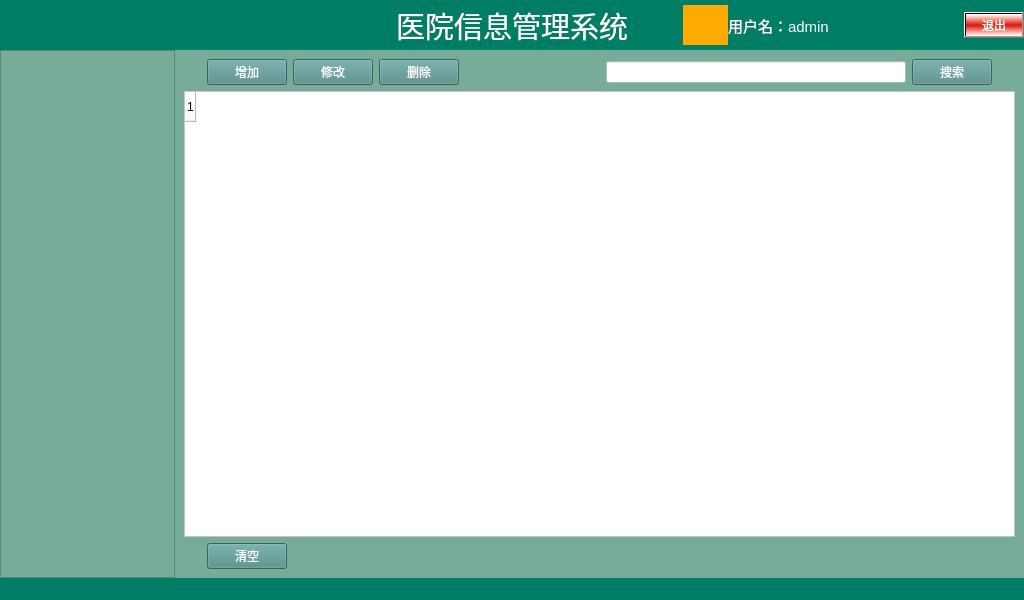
<?xml version="1.0" encoding="UTF-8"?>
<ui version="4.0">
 <class>MainWindow</class>
 <widget class="QMainWindow" name="MainWindow">
  <property name="geometry">
   <rect>
    <x>0</x>
    <y>0</y>
    <width>1024</width>
    <height>600</height>
   </rect>
  </property>
  <property name="windowTitle">
   <string>医院信息管理系统</string>
  </property>
  <property name="toolTip">
   <string>医院信息管理系统</string>
  </property>
  <property name="styleSheet">
   <string notr="true">background-color: rgb(0, 125, 101);</string>
  </property>
  <widget class="QWidget" name="centralwidget">
   <property name="styleSheet">
    <string notr="true">background-color: rgb(0, 125, 101);</string>
   </property>
   <layout class="QGridLayout" name="gridLayout_3">
    <property name="leftMargin">
     <number>0</number>
    </property>
    <property name="topMargin">
     <number>0</number>
    </property>
    <property name="rightMargin">
     <number>0</number>
    </property>
    <property name="bottomMargin">
     <number>0</number>
    </property>
    <property name="spacing">
     <number>0</number>
    </property>
    <item row="1" column="0">
     <widget class="QTreeWidget" name="treeWidget">
      <property name="sizePolicy">
       <sizepolicy hsizetype="Expanding" vsizetype="Expanding">
        <horstretch>2</horstretch>
        <verstretch>0</verstretch>
       </sizepolicy>
      </property>
      <property name="minimumSize">
       <size>
        <width>175</width>
        <height>0</height>
       </size>
      </property>
      <property name="maximumSize">
       <size>
        <width>175</width>
        <height>16777215</height>
       </size>
      </property>
      <property name="font">
       <font>
        <family>宋体</family>
        <pointsize>12</pointsize>
       </font>
      </property>
      <property name="styleSheet">
       <string notr="true">color: rgb(255, 255, 255);
background-color: rgb(119, 172, 152);
</string>
      </property>
      <property name="headerHidden">
       <bool>true</bool>
      </property>
      <column>
       <property name="text">
        <string notr="true">1</string>
       </property>
      </column>
     </widget>
    </item>
    <item row="1" column="1">
     <widget class="QStackedWidget" name="stackedWidget">
      <property name="styleSheet">
       <string notr="true">background-color: rgb(119, 172, 152);

</string>
      </property>
      <property name="currentIndex">
       <number>0</number>
      </property>
      <widget class="QWidget" name="page">
       <layout class="QGridLayout" name="gridLayout_4">
        <item row="0" column="1">
         <widget class="QPushButton" name="btn_add">
          <property name="styleSheet">
           <string notr="true">background-color: rgb(80, 138, 136);
color: rgb(255, 255, 255);</string>
          </property>
          <property name="text">
           <string>增加</string>
          </property>
         </widget>
        </item>
        <item row="0" column="2">
         <widget class="QPushButton" name="btn_update">
          <property name="styleSheet">
           <string notr="true">background-color: rgb(80, 138, 136);
color: rgb(255, 255, 255);</string>
          </property>
          <property name="text">
           <string>修改</string>
          </property>
         </widget>
        </item>
        <item row="0" column="10">
         <widget class="QLineEdit" name="le_search">
          <property name="minimumSize">
           <size>
            <width>250</width>
            <height>0</height>
           </size>
          </property>
          <property name="maximumSize">
           <size>
            <width>300</width>
            <height>16777215</height>
           </size>
          </property>
          <property name="styleSheet">
           <string notr="true">background-color: rgb(255, 255, 255);</string>
          </property>
         </widget>
        </item>
        <item row="2" column="1">
         <widget class="QPushButton" name="btn_clear">
          <property name="styleSheet">
           <string notr="true">background-color: rgb(80, 138, 136);
color: rgb(255, 255, 255);</string>
          </property>
          <property name="text">
           <string>清空</string>
          </property>
         </widget>
        </item>
        <item row="0" column="11">
         <widget class="QPushButton" name="btn_search">
          <property name="styleSheet">
           <string notr="true">background-color: rgb(80, 138, 136);
color: rgb(255, 255, 255);</string>
          </property>
          <property name="text">
           <string>搜索</string>
          </property>
         </widget>
        </item>
        <item row="1" column="0" colspan="13">
         <widget class="QTableWidget" name="patientTable">
          <property name="styleSheet">
           <string notr="true">background-color: rgb(255, 255, 255);</string>
          </property>
          <property name="editTriggers">
           <set>QAbstractItemView::NoEditTriggers</set>
          </property>
          <property name="gridStyle">
           <enum>Qt::SolidLine</enum>
          </property>
          <attribute name="horizontalHeaderShowSortIndicator" stdset="0">
           <bool>false</bool>
          </attribute>
          <attribute name="horizontalHeaderStretchLastSection">
           <bool>true</bool>
          </attribute>
          <attribute name="verticalHeaderVisible">
           <bool>true</bool>
          </attribute>
          <row/>
         </widget>
        </item>
        <item row="0" column="3">
         <widget class="QPushButton" name="btn_del">
          <property name="styleSheet">
           <string notr="true">background-color: rgb(80, 138, 136);
color: rgb(255, 255, 255);</string>
          </property>
          <property name="text">
           <string>删除</string>
          </property>
         </widget>
        </item>
       </layout>
      </widget>
      <widget class="QWidget" name="page_2">
       <widget class="QTableWidget" name="doctorTable">
        <property name="geometry">
         <rect>
          <x>10</x>
          <y>40</y>
          <width>831</width>
          <height>461</height>
         </rect>
        </property>
        <property name="styleSheet">
         <string notr="true">background-color: rgb(255, 255, 255);</string>
        </property>
        <property name="editTriggers">
         <set>QAbstractItemView::NoEditTriggers</set>
        </property>
        <attribute name="horizontalHeaderStretchLastSection">
         <bool>true</bool>
        </attribute>
        <attribute name="verticalHeaderVisible">
         <bool>true</bool>
        </attribute>
       </widget>
       <widget class="QLineEdit" name="le_search2">
        <property name="geometry">
         <rect>
          <x>410</x>
          <y>10</y>
          <width>291</width>
          <height>22</height>
         </rect>
        </property>
        <property name="minimumSize">
         <size>
          <width>250</width>
          <height>0</height>
         </size>
        </property>
        <property name="maximumSize">
         <size>
          <width>300</width>
          <height>16777215</height>
         </size>
        </property>
        <property name="styleSheet">
         <string notr="true">background-color: rgb(255, 255, 255);</string>
        </property>
       </widget>
       <widget class="QPushButton" name="btn_del2">
        <property name="geometry">
         <rect>
          <x>200</x>
          <y>10</y>
          <width>81</width>
          <height>21</height>
         </rect>
        </property>
        <property name="styleSheet">
         <string notr="true">background-color: rgb(80, 138, 136);
color: rgb(255, 255, 255);</string>
        </property>
        <property name="text">
         <string>删除</string>
        </property>
       </widget>
       <widget class="QPushButton" name="btn_update2">
        <property name="geometry">
         <rect>
          <x>110</x>
          <y>10</y>
          <width>81</width>
          <height>21</height>
         </rect>
        </property>
        <property name="styleSheet">
         <string notr="true">background-color: rgb(80, 138, 136);
color: rgb(255, 255, 255);</string>
        </property>
        <property name="text">
         <string>修改</string>
        </property>
       </widget>
       <widget class="QPushButton" name="btn_add2">
        <property name="geometry">
         <rect>
          <x>20</x>
          <y>10</y>
          <width>81</width>
          <height>21</height>
         </rect>
        </property>
        <property name="styleSheet">
         <string notr="true">background-color: rgb(80, 138, 136);
color: rgb(255, 255, 255);</string>
        </property>
        <property name="text">
         <string>增加</string>
        </property>
       </widget>
       <widget class="QPushButton" name="btn_search2">
        <property name="geometry">
         <rect>
          <x>710</x>
          <y>10</y>
          <width>81</width>
          <height>21</height>
         </rect>
        </property>
        <property name="styleSheet">
         <string notr="true">background-color: rgb(80, 138, 136);
color: rgb(255, 255, 255);</string>
        </property>
        <property name="text">
         <string>搜索</string>
        </property>
       </widget>
      </widget>
      <widget class="QWidget" name="page_3">
       <widget class="QPushButton" name="btn_add3">
        <property name="geometry">
         <rect>
          <x>20</x>
          <y>10</y>
          <width>80</width>
          <height>21</height>
         </rect>
        </property>
        <property name="styleSheet">
         <string notr="true">background-color: rgb(80, 138, 136);
color: rgb(255, 255, 255);
</string>
        </property>
        <property name="text">
         <string>增加</string>
        </property>
       </widget>
       <widget class="QPushButton" name="btn_update3">
        <property name="geometry">
         <rect>
          <x>110</x>
          <y>10</y>
          <width>80</width>
          <height>21</height>
         </rect>
        </property>
        <property name="styleSheet">
         <string notr="true">background-color: rgb(80, 138, 136);
color: rgb(255, 255, 255);</string>
        </property>
        <property name="text">
         <string>修改</string>
        </property>
       </widget>
       <widget class="QPushButton" name="btn_del3">
        <property name="geometry">
         <rect>
          <x>200</x>
          <y>10</y>
          <width>80</width>
          <height>21</height>
         </rect>
        </property>
        <property name="styleSheet">
         <string notr="true">background-color: rgb(80, 138, 136);
color: rgb(255, 255, 255);</string>
        </property>
        <property name="text">
         <string>删除</string>
        </property>
       </widget>
       <widget class="QLineEdit" name="le_search3">
        <property name="geometry">
         <rect>
          <x>400</x>
          <y>10</y>
          <width>300</width>
          <height>22</height>
         </rect>
        </property>
        <property name="minimumSize">
         <size>
          <width>250</width>
          <height>0</height>
         </size>
        </property>
        <property name="maximumSize">
         <size>
          <width>300</width>
          <height>16777215</height>
         </size>
        </property>
        <property name="styleSheet">
         <string notr="true">background-color: rgb(255, 255, 255);</string>
        </property>
       </widget>
       <widget class="QPushButton" name="btn_search3">
        <property name="geometry">
         <rect>
          <x>710</x>
          <y>10</y>
          <width>80</width>
          <height>21</height>
         </rect>
        </property>
        <property name="styleSheet">
         <string notr="true">background-color: rgb(80, 138, 136);
color: rgb(255, 255, 255);</string>
        </property>
        <property name="text">
         <string>搜索</string>
        </property>
       </widget>
       <widget class="QTableWidget" name="registerTable">
        <property name="geometry">
         <rect>
          <x>10</x>
          <y>40</y>
          <width>837</width>
          <height>457</height>
         </rect>
        </property>
        <property name="styleSheet">
         <string notr="true">background-color: rgb(255, 255, 255);</string>
        </property>
        <property name="editTriggers">
         <set>QAbstractItemView::NoEditTriggers</set>
        </property>
        <attribute name="horizontalHeaderStretchLastSection">
         <bool>true</bool>
        </attribute>
        <attribute name="verticalHeaderVisible">
         <bool>true</bool>
        </attribute>
       </widget>
      </widget>
      <widget class="QWidget" name="page_4">
       <widget class="QPushButton" name="btn_add4">
        <property name="geometry">
         <rect>
          <x>20</x>
          <y>10</y>
          <width>80</width>
          <height>21</height>
         </rect>
        </property>
        <property name="styleSheet">
         <string notr="true">background-color: rgb(80, 138, 136);
color: rgb(255, 255, 255);
</string>
        </property>
        <property name="text">
         <string>增加</string>
        </property>
       </widget>
       <widget class="QPushButton" name="btn_update4">
        <property name="geometry">
         <rect>
          <x>110</x>
          <y>10</y>
          <width>80</width>
          <height>21</height>
         </rect>
        </property>
        <property name="styleSheet">
         <string notr="true">background-color: rgb(80, 138, 136);
color: rgb(255, 255, 255);</string>
        </property>
        <property name="text">
         <string>修改</string>
        </property>
       </widget>
       <widget class="QPushButton" name="btn_del4">
        <property name="geometry">
         <rect>
          <x>200</x>
          <y>10</y>
          <width>80</width>
          <height>21</height>
         </rect>
        </property>
        <property name="styleSheet">
         <string notr="true">background-color: rgb(80, 138, 136);
color: rgb(255, 255, 255);</string>
        </property>
        <property name="text">
         <string>删除</string>
        </property>
       </widget>
       <widget class="QLineEdit" name="le_search4">
        <property name="geometry">
         <rect>
          <x>400</x>
          <y>10</y>
          <width>300</width>
          <height>22</height>
         </rect>
        </property>
        <property name="minimumSize">
         <size>
          <width>250</width>
          <height>0</height>
         </size>
        </property>
        <property name="maximumSize">
         <size>
          <width>300</width>
          <height>16777215</height>
         </size>
        </property>
        <property name="styleSheet">
         <string notr="true">background-color: rgb(255, 255, 255);</string>
        </property>
       </widget>
       <widget class="QPushButton" name="btn_search4">
        <property name="geometry">
         <rect>
          <x>710</x>
          <y>10</y>
          <width>80</width>
          <height>21</height>
         </rect>
        </property>
        <property name="styleSheet">
         <string notr="true">background-color: rgb(80, 138, 136);
color: rgb(255, 255, 255);</string>
        </property>
        <property name="text">
         <string>搜索</string>
        </property>
       </widget>
       <widget class="QTableWidget" name="medicineTable">
        <property name="geometry">
         <rect>
          <x>10</x>
          <y>40</y>
          <width>837</width>
          <height>457</height>
         </rect>
        </property>
        <property name="styleSheet">
         <string notr="true">background-color: rgb(255, 255, 255);</string>
        </property>
        <property name="editTriggers">
         <set>QAbstractItemView::NoEditTriggers</set>
        </property>
        <attribute name="horizontalHeaderStretchLastSection">
         <bool>true</bool>
        </attribute>
        <attribute name="verticalHeaderVisible">
         <bool>true</bool>
        </attribute>
       </widget>
      </widget>
      <widget class="QWidget" name="page_5">
       <widget class="QPushButton" name="btn_add5">
        <property name="geometry">
         <rect>
          <x>20</x>
          <y>10</y>
          <width>80</width>
          <height>21</height>
         </rect>
        </property>
        <property name="styleSheet">
         <string notr="true">background-color: rgb(80, 138, 136);
color: rgb(255, 255, 255);
</string>
        </property>
        <property name="text">
         <string>增加</string>
        </property>
       </widget>
       <widget class="QPushButton" name="btn_update5">
        <property name="geometry">
         <rect>
          <x>110</x>
          <y>10</y>
          <width>80</width>
          <height>21</height>
         </rect>
        </property>
        <property name="styleSheet">
         <string notr="true">color: rgb(255, 255, 255);
background-color: rgb(80, 138, 136);</string>
        </property>
        <property name="text">
         <string>修改</string>
        </property>
       </widget>
       <widget class="QPushButton" name="btn_del5">
        <property name="geometry">
         <rect>
          <x>200</x>
          <y>10</y>
          <width>80</width>
          <height>21</height>
         </rect>
        </property>
        <property name="styleSheet">
         <string notr="true">background-color: rgb(80, 138, 136);
color: rgb(255, 255, 255);</string>
        </property>
        <property name="text">
         <string>删除</string>
        </property>
       </widget>
       <widget class="QTableWidget" name="prescriptionTable">
        <property name="geometry">
         <rect>
          <x>10</x>
          <y>40</y>
          <width>837</width>
          <height>441</height>
         </rect>
        </property>
        <property name="styleSheet">
         <string notr="true">background-color: rgb(255, 255, 255);</string>
        </property>
        <property name="editTriggers">
         <set>QAbstractItemView::NoEditTriggers</set>
        </property>
        <attribute name="horizontalHeaderStretchLastSection">
         <bool>true</bool>
        </attribute>
        <attribute name="verticalHeaderVisible">
         <bool>true</bool>
        </attribute>
       </widget>
       <widget class="QLineEdit" name="le_search5">
        <property name="geometry">
         <rect>
          <x>410</x>
          <y>10</y>
          <width>300</width>
          <height>22</height>
         </rect>
        </property>
        <property name="minimumSize">
         <size>
          <width>250</width>
          <height>0</height>
         </size>
        </property>
        <property name="maximumSize">
         <size>
          <width>300</width>
          <height>16777215</height>
         </size>
        </property>
        <property name="styleSheet">
         <string notr="true">background-color: rgb(255, 255, 255);</string>
        </property>
       </widget>
       <widget class="QPushButton" name="btn_search5">
        <property name="geometry">
         <rect>
          <x>720</x>
          <y>10</y>
          <width>80</width>
          <height>21</height>
         </rect>
        </property>
        <property name="styleSheet">
         <string notr="true">background-color: rgb(80, 138, 136);
color: rgb(255, 255, 255);</string>
        </property>
        <property name="text">
         <string>搜索</string>
        </property>
       </widget>
       <widget class="QPushButton" name="btn_view">
        <property name="geometry">
         <rect>
          <x>20</x>
          <y>488</y>
          <width>80</width>
          <height>20</height>
         </rect>
        </property>
        <property name="styleSheet">
         <string notr="true">color: rgb(255, 255, 255);
background-color: rgb(80, 138, 136);</string>
        </property>
        <property name="text">
         <string>总览</string>
        </property>
       </widget>
      </widget>
     </widget>
    </item>
    <item row="0" column="0" colspan="4">
     <widget class="QWidget" name="bg_title" native="true">
      <property name="minimumSize">
       <size>
        <width>0</width>
        <height>50</height>
       </size>
      </property>
      <property name="maximumSize">
       <size>
        <width>16777215</width>
        <height>50</height>
       </size>
      </property>
      <property name="styleSheet">
       <string notr="true">background-color: rgb(0, 125, 101);
</string>
      </property>
      <layout class="QGridLayout" name="gridLayout_2" columnstretch="1,1,1">
       <property name="leftMargin">
        <number>0</number>
       </property>
       <property name="topMargin">
        <number>0</number>
       </property>
       <property name="rightMargin">
        <number>0</number>
       </property>
       <property name="bottomMargin">
        <number>0</number>
       </property>
       <property name="spacing">
        <number>0</number>
       </property>
       <item row="0" column="0">
        <spacer name="horizontalSpacer">
         <property name="orientation">
          <enum>Qt::Horizontal</enum>
         </property>
         <property name="sizeHint" stdset="0">
          <size>
           <width>253</width>
           <height>20</height>
          </size>
         </property>
        </spacer>
       </item>
       <item row="0" column="1">
        <widget class="QLabel" name="label">
         <property name="font">
          <font>
           <pointsize>22</pointsize>
          </font>
         </property>
         <property name="styleSheet">
          <string notr="true">color: rgb(255, 255, 255);</string>
         </property>
         <property name="text">
          <string>医院信息管理系统</string>
         </property>
         <property name="alignment">
          <set>Qt::AlignCenter</set>
         </property>
        </widget>
       </item>
       <item row="0" column="2">
        <widget class="QWidget" name="widget_2" native="true">
         <property name="maximumSize">
          <size>
           <width>16777215</width>
           <height>16777215</height>
          </size>
         </property>
         <layout class="QGridLayout" name="gridLayout">
          <property name="leftMargin">
           <number>0</number>
          </property>
          <property name="topMargin">
           <number>0</number>
          </property>
          <property name="rightMargin">
           <number>0</number>
          </property>
          <property name="bottomMargin">
           <number>0</number>
          </property>
          <property name="spacing">
           <number>0</number>
          </property>
          <item row="0" column="0">
           <widget class="QLabel" name="label_2">
            <property name="minimumSize">
             <size>
              <width>40</width>
              <height>40</height>
             </size>
            </property>
            <property name="maximumSize">
             <size>
              <width>45</width>
              <height>45</height>
             </size>
            </property>
            <property name="styleSheet">
             <string notr="true">border-image: url(:/user.jpg);
background-color: rgb(255, 170, 0);</string>
            </property>
            <property name="text">
             <string/>
            </property>
           </widget>
          </item>
          <item row="0" column="1">
           <widget class="QLabel" name="lb_username">
            <property name="font">
             <font>
              <pointsize>11</pointsize>
             </font>
            </property>
            <property name="styleSheet">
             <string notr="true">color: rgb(255, 255, 255);</string>
            </property>
            <property name="text">
             <string>用户名：admin</string>
            </property>
           </widget>
          </item>
          <item row="0" column="2">
           <widget class="QPushButton" name="btn_exit">
            <property name="maximumSize">
             <size>
              <width>60</width>
              <height>16777215</height>
             </size>
            </property>
            <property name="styleSheet">
             <string notr="true">background-color: qlineargradient(spread:reflect, x1:0.500318, y1:0.505909, x2:0.506, y2:1, stop:0 rgba(221, 23, 5, 255), stop:1 rgba(255, 255, 255, 255));
color: rgb(255, 255, 255);</string>
            </property>
            <property name="text">
             <string>退出</string>
            </property>
           </widget>
          </item>
         </layout>
        </widget>
       </item>
      </layout>
     </widget>
    </item>
   </layout>
  </widget>
  <widget class="QMenuBar" name="menubar">
   <property name="geometry">
    <rect>
     <x>0</x>
     <y>0</y>
     <width>1024</width>
     <height>17</height>
    </rect>
   </property>
  </widget>
  <widget class="QStatusBar" name="statusbar"/>
 </widget>
 <resources/>
 <connections/>
</ui>
